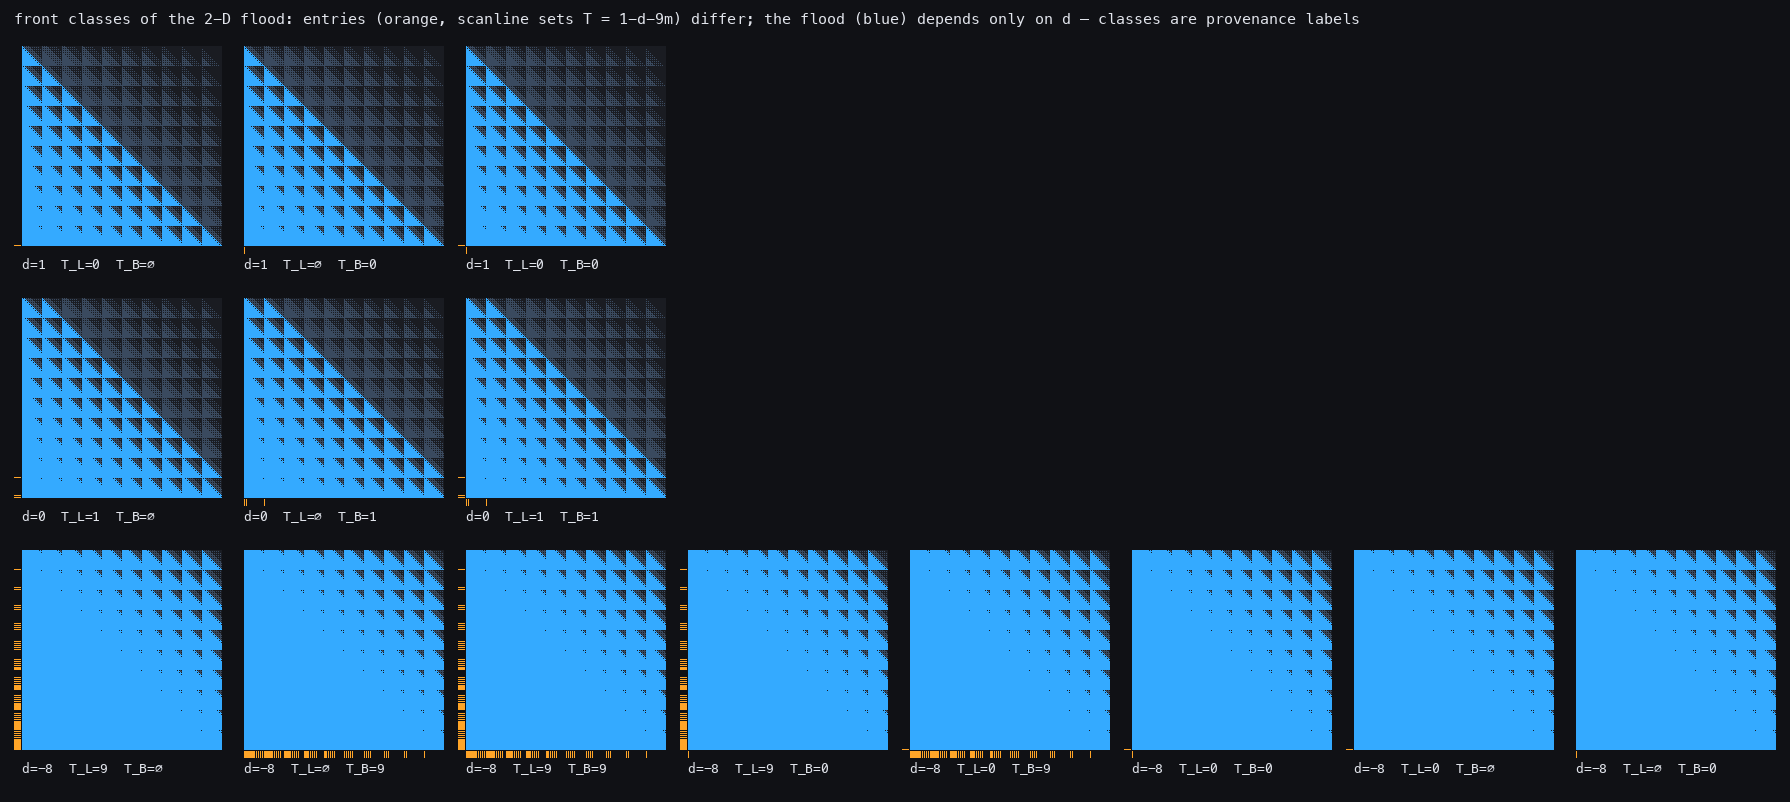

Write the Python code that produced this figure.
"""The front-class family of the 2-D flood, resolved and rendered.

Every wetting front in the flood hierarchy is a scanline set {v : ds(v) <= T}
(verified by hash-cons identity on all 142 fronts of the shallow census), the
exit fronts of any fed tank are scanline(-d) on both edges (verified on all
96,202 memoized flood states; provable from the criterion applied inside the
tank: exit rows need every prefix sum <= 1-d and total <= -d, and the prefix
condition is implied by the total), and the occurring entry thresholds form the
ladder T = 1-d-9m, m >= 0 (m = number of ancestral walls the feed has passed
through), plus empty. Class counts per d are (rungs+1)^2 - 1: 3, 8, 15, 24, ...
— the historical "24" was the 3-level signature truncation's shadow.

This script renders representative tanks (scale 3, exact flood) for the class
families at d = 1, 0, -8. Output: digitsum_classes.png.
"""

import numpy as np
from PIL import Image, ImageDraw
from digitsum_lib import ds, load_font

S = 1000          # scale-3 tank, cell resolution
PANEL = 200       # rendered panel size (S must be a multiple)
PAD, TOP = 14, 46

ds3 = np.fromiter((ds(v) for v in range(S)), dtype=np.int32, count=S)


def flood_tank(d, TL, TB):
    """Exact flood of a scale-3 tank at offset d with scanline entries.
    TL/TB are thresholds or None (empty edge). Returns reach, allowed."""
    K = 27 - d
    EL = np.zeros(S, bool) if TL is None else (ds3 <= TL)
    EB = np.zeros(S, bool) if TB is None else (ds3 <= TB)
    allowed = (ds3[None, :] + ds3[:, None]) <= K   # [v, u]
    reach = np.zeros((S, S), bool)
    R_prev = np.zeros(S, bool)
    for v in range(S):
        A = allowed[v]
        seeds = R_prev & A
        if EB[0] and v == 0:
            seeds = seeds | (EB & A)
        if EL[v] and A[0]:
            seeds = seeds.copy()
            seeds[0] = True
        bid = np.cumsum(~A)
        last = np.maximum.accumulate(np.where(seeds, bid, -1))
        R = A & (last == bid)
        reach[v] = R
        R_prev = R
    return reach, allowed


COL_BG = (16, 17, 21)
COL_FORBID = (26, 28, 34)
COL_DRY = (58, 74, 95)
COL_WET = (52, 170, 255)
COL_ENTRY = (255, 165, 40)
COL_TEXT = (225, 228, 235)


def panel(d, TL, TB):
    reach, allowed = flood_tank(d, TL, TB)
    f = S // PANEL  # downsample factor via block max
    rs = reach.reshape(PANEL, f, PANEL, f).any(axis=(1, 3))
    al = allowed.reshape(PANEL, f, PANEL, f).any(axis=(1, 3))
    img = np.empty((PANEL, PANEL, 3), np.uint8)
    img[:] = COL_FORBID
    img[al & ~rs] = COL_DRY
    img[rs] = COL_WET
    img = img[::-1]  # v upward
    im = Image.new("RGB", (PANEL + 8, PANEL + 8), COL_BG)
    im.paste(Image.fromarray(img), (8, 0))
    dr = ImageDraw.Draw(im)
    # entry fronts in orange on left/bottom margins
    for v in range(PANEL):
        blk = slice(v * f, (v + 1) * f)
        if TL is not None and np.any(ds3[blk] <= TL):
            dr.line([(0, PANEL - 1 - v), (6, PANEL - 1 - v)], fill=COL_ENTRY)
        if TB is not None and np.any(ds3[blk] <= TB):
            dr.line([(8 + v, PANEL + 1), (8 + v, PANEL + 7)], fill=COL_ENTRY)
    return im


if __name__ == "__main__":
    def label(T):
        return "∅" if T is None else str(T)

    ROWS = [
        (1, [(0, None), (None, 0), (0, 0)]),
        (0, [(1, None), (None, 1), (1, 1)]),
        (-8, [(9, None), (None, 9), (9, 9), (9, 0), (0, 9),
              (0, 0), (0, None), (None, 0)]),
    ]
    ncols = max(len(r[1]) for r in ROWS)
    W = PAD + ncols * (PANEL + 8 + PAD)
    H = TOP + len(ROWS) * (PANEL + 8 + 44)
    sheet = Image.new("RGB", (W, H), COL_BG)
    dr = ImageDraw.Draw(sheet)
    font = load_font(15)
    small = load_font(13)
    dr.text((PAD, 10), "front classes of the 2-D flood: entries (orange, scanline "
            "sets T = 1-d-9m) differ; the flood (blue) depends only on d — "
            "classes are provenance labels", fill=COL_TEXT, font=font)
    y = TOP
    for d, classes in ROWS:
        for i, (TL, TB) in enumerate(classes):
            x = PAD + i * (PANEL + 8 + PAD)
            sheet.paste(panel(d, TL, TB), (x, y))
            dr.text((x + 8, y + PANEL + 10),
                    f"d={d}  T_L={label(TL)}  T_B={label(TB)}",
                    fill=COL_TEXT, font=small)
        y += PANEL + 8 + 44
    sheet.save("digitsum_classes.png")
    print("wrote digitsum_classes.png")
